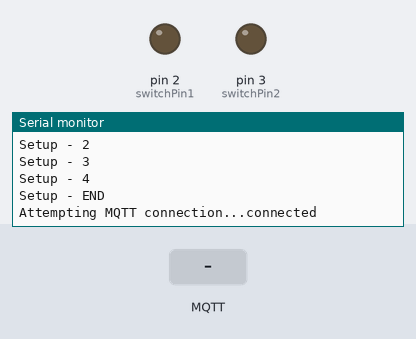
A sketch run on a simulated Arduino Uno, built with avr-gcc and run on an emulated ATmega328P. On the bench: output pins drawn as LEDs (lit = HIGH), the last lines printed to the serial monitor. The test bench sets the inputs (shaded band). WiFi joins after 1.5 s; servers stay silent unless stated; no MQTT or app messages arrive unless stated.

Above: at 2.7 s.
2.8 s: MQTT message "/house/switch1/" arrives on the first subscribed topic
At 4.0 s:
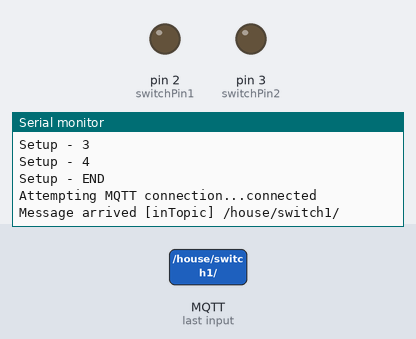
4.3 s: MQTT message "1" arrives on the first subscribed topic
At 5.1 s:
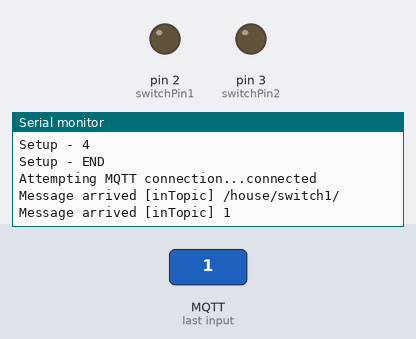
5.8 s: MQTT message "on" arrives on the first subscribed topic
At 6.3 s:
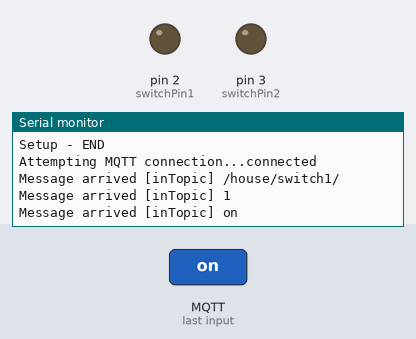
Timing chart, 0 to 8.8 s (numbered marks = the images above; inputs shaded):
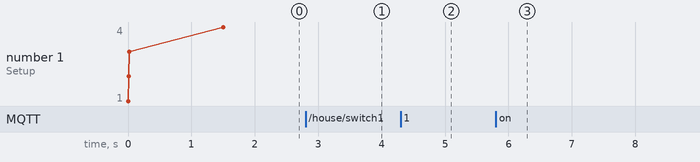

The sketch:

Test_1.ino
```cpp
#include <SPI.h>
#include <Ethernet.h>
#include <PubSubClient.h>

// Update these with values suitable for your network.
byte mac[]    = {    0xDE, 0xAD, 0xBE, 0xEF, 0xFE, 0xED };
IPAddress ip(10, 20, 30, 106);
IPAddress server(10, 20, 30, 4);

const int switchPin1 = 2;
const int switchPin2 = 3;
//EJ: These are the MQTT Topic that will be used to manage the state of Relays 1 ~ 4
//EJ: Refer to my YAML component entry

char const* switchTopic1 = "/house/switch1/";
char const* switchTopic2 = "/house/switch2/";


EthernetClient ethClient;
PubSubClient client(ethClient);


void setup()
{

  Serial.begin(9600);
  Serial.println("Setup - 1");

  client.setServer(server, 1883);
  client.setCallback(callback_org);

  Serial.println("Setup - 2");

  Ethernet.begin(mac, ip);
  Serial.println("Setup - 3");

  // Allow the hardware to sort itself out
  delay(1500);

  Serial.println("Setup - 4");
  pinMode(switchPin1, OUTPUT); // Relay Switch 1
  digitalWrite(switchPin1, LOW);

  pinMode(switchPin2, OUTPUT); // Relay Switch 2
  digitalWrite(switchPin2, LOW);

  Serial.println("Setup - END");
}

void loop()
{
  if (!client.connected()) {
    reconnect();
  }
  client.loop();
}
```

callback.ino
```cpp
void callback(char* topic, byte* payload, unsigned int length) {

  //convert topic to string to make it easier to work with
  String topicStr = topic;
  //EJ: Note:  the "topic" value gets overwritten everytime it receives confirmation (callback) message from MQTT

  //Print out some debugging info
  Serial.println("Callback update.");
  Serial.print("Topic: ");
  Serial.println(topicStr);

   if (topicStr == "/house/switch1/")
    {

     //turn the switch on if the payload is '1' and publish to the MQTT server a confirmation message
     if(payload[0] == '1'){
       digitalWrite(switchPin1, HIGH);
       client.publish("/house/switchConfirm1/", "1");
       }

      //turn the switch off if the payload is '0' and publish to the MQTT server a confirmation message
     else if (payload[0] == '0'){
       digitalWrite(switchPin1, LOW);
       client.publish("/house/switchConfirm1/", "0");
       }
     }

     // EJ: copy and paste this whole else-if block, should you need to control more switches
     else if (topicStr == "/house/switch2/")
     {
     //turn the switch on if the payload is '1' and publish to the MQTT server a confirmation message
     if(payload[0] == '1'){
       digitalWrite(switchPin2, HIGH);
       client.publish("/house/switchConfirm2/", "1");
       }

      //turn the switch off if the payload is '0' and publish to the MQTT server a confirmation message
     else if (payload[0] == '0'){
       digitalWrite(switchPin2, LOW);
       client.publish("/house/switchConfirm2/", "0");
       }
     }
}
```

not.ino
```cpp
void callback_org(char* topic, byte* payload, unsigned int length) {
  Serial.print("Message arrived [");
  Serial.print(topic);
  Serial.print("] ");
  for (int i=0;i<length;i++) {
    Serial.print((char)payload[i]);
  }
  Serial.println();
}
```

reconnect.ino
```cpp
void reconnect() {
  // Loop until we're reconnected
  while (!client.connected()) {
    Serial.print("Attempting MQTT connection...");
    // Attempt to connect
    if (client.connect("arduinoClient")) {
      Serial.println("connected");
      // Once connected, publish an announcement...
      client.publish("outTopic","hello world");
      // ... and resubscribe
      client.subscribe("inTopic");
    } else {
      Serial.print("failed, rc=");
      Serial.print(client.state());
      Serial.println(" try again in 5 seconds");
      // Wait 5 seconds before retrying
      delay(5000);
    }
  }
}
```

Measured:
- after the input at 2.8 s, the serial monitor: prints a new line at once (image 1)
- after the input at 4.3 s, the serial monitor: prints a new line at once (image 2)
- after the input at 5.8 s, the serial monitor: prints a new line at once (image 3)
